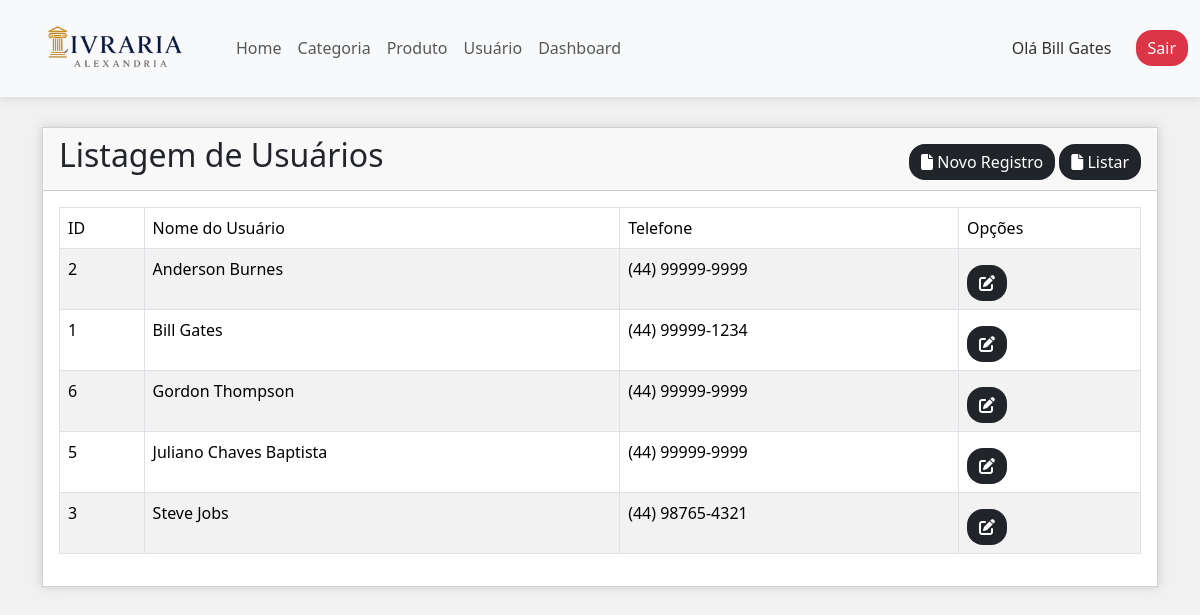
The app's page /public/usuario/listar (signed in), older data.
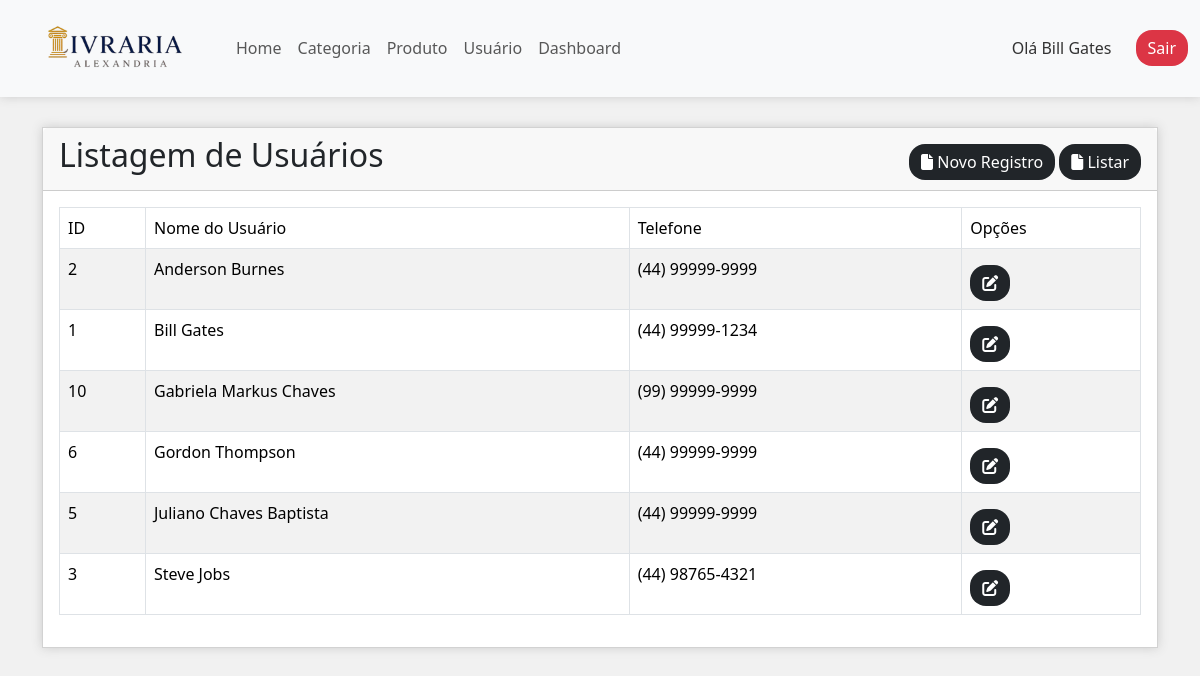
The same page, newer data.
### tables this page shows
CREATE TABLE `usuario` (
  `id` int(11) NOT NULL,
  `nome` varchar(100) NOT NULL,
  `email` varchar(100) NOT NULL,
  `senha` varchar(200) NOT NULL,
  `telefone` varchar(25) NOT NULL,
  `ativo` enum('S','N') NOT NULL
);

### controllers/UsuarioController.php (called while the page is built, shortened)
<?php
    require "../models/Usuario.php";
    class UsuarioController {
        public function __construct()
        {
            $db = new Conexao();
            $pdo = $db->conectar();
            $this->usuario = new Usuario($pdo);
        }
        public function listar() {
            require "../views/usuario/listar.php";
        }
    }

### models/Usuario.php (called while the page is built, shortened)
<?php
    class Usuario {
        private $pdo;
        public function __construct($pdo)
        {
            $this->pdo = $pdo;
        }
            public function listar() {
            $sql = "select id, nome, telefone from usuario order by nome";
            $consulta = $this->pdo->prepare($sql);
            $consulta->execute();
            return $consulta->fetchAll(PDO::FETCH_OBJ);
        }
    }

### views/usuario/listar.php (the view, shortened to what this page needs)
<div class="container">
    <div class="card">
        <div class="card-header">
            <h2 class="float-start">Listagem de Usuários</h2>
            <div class="float-end">
                <a href="usuario" title="novo registro" class="btn btn-dark mt-2 border-0 rounded-4">
                    <i class="fas fa-file"></i> Novo Registro
                </a>
                <a href="usuario/listar" title="Listar" class="btn btn-dark mt-2 border-0 rounded-4">
                    <i class="fas fa-file"></i> Listar
                </a>
            </div>
        </div>
        <div class="card-body">
            <table class="table table-bordered table-striped">
                <thead>
                    <tr>
                        <td>ID</td>
                        <td>Nome do Usuário</td>
                        <td>Telefone</td>
                        <td>Opções</td>
                    </tr>
                </thead>
                <tbody>
                    <?php
                        $dadosUsuarios = $this->usuario->listar();
                        foreach ($dadosUsuarios as $dados) {
                            ?>
                            <tr>
                                <td><?=$dados->id?></td>
                                <td><?=$dados->nome?></td>
                                <td><?=$dados->telefone?></td>
                                <td>
                                    <a href="usuario/index/<?=$dados->id?>" class="btn btn-dark mt-2 border-0 rounded-4">
                                        <i class="fas fa-edit"></i>
                                    </a>
                                </td>
                            </tr>
                            <?php
                        }
                    ?>
                </tbody>
            </table>
        </div>
    </div>
</div>

### public/index.php (shortened to what this page needs)
<!DOCTYPE html>
<html lang="pt-br">
<head>
    <link rel="stylesheet" href="css/bootstrap.min.css">
    <link rel="stylesheet" href="css/all.min.css">
    <link rel="stylesheet" href="sweetalert2.min.css">
    <link rel="stylesheet" href="css/style.css">
</head>
<body>
    <?php
    if ((!isset($_SESSION["alexandria"])) && (!$_POST)) {
        require "../views/index/login.php";
    } else {
    ?>
    <nav class="navbar navbar-expand-lg bg-body-tertiary">
        <div class="container-fluid" >
            <a class="navbar-brand" href="index">
                <img src="images/logo3.png" alt="Livraria Alexandria" width="200">
            </a>
            <div class="collapse navbar-collapse" id="navbarSupportedContent">
                <ul class="navbar-nav me-auto mb-2 mb-lg-0">
                    <li class="nav-item">
                        <a class="nav-link" href="index">Home</a>
                    </li>
                    <li class="nav-item">
                        <a class="nav-link" href="categoria">Categoria</a>
                    </li>
                    <li class="nav-item">
                        <a class="nav-link" href="produto">Produto</a>
                    </li>
                    <li class="nav-item">
                        <a class="nav-link" href="usuario">Usuário</a>
                    </li>
                    <li class="nav-item">
                        <a class="nav-link" href="dashboard">Dashboard</a>
                    </li>
                </ul>
                <div class="d-flex align-items-center gap-4" role="search">
                    Olá <?=$_SESSION["alexandria"]["nome"]?>
                    <a href="index/sair" title="sair" class="btn btn-danger border-0 rounded-4">
                        <i class="fas fa-power-of"></i>Sair
                    </a>
                </div>
            </div>
        </div>
    </nav>
    <main>
        <?php
            $param = explode("/",$_GET["param"]);
            $controller = $param[0] ?? 'index';
            $acao = $param[1] ?? 'index';
            $id = $param[2] ?? NULL;
            $controller = ucfirst($controller)."Controller";
            if (file_exists("../controllers/{$controller}.php") ) {
                $control = new $controller();
                $control->$acao($id);
            }
            else {
                require "../views/index/erro.php";
            }
        ?>
    </main>
    <?php
    }
    ?>
</body>
</html>

### public/css/style.css (style rules this page uses)
body { background-color: #f1f1f1; color: #333; }
.form-control, .btn { border-radius: 0; }
.footer, .navbar { background: #FFF; padding: 10px 0 10px; box-shadow: 0 0 10px #ccc; }

Row changes from the older to the newer data that the page shows:
added usuario: id "10", nome "Gabriela Markus Chaves", telefone "(99) 99999-9999"
